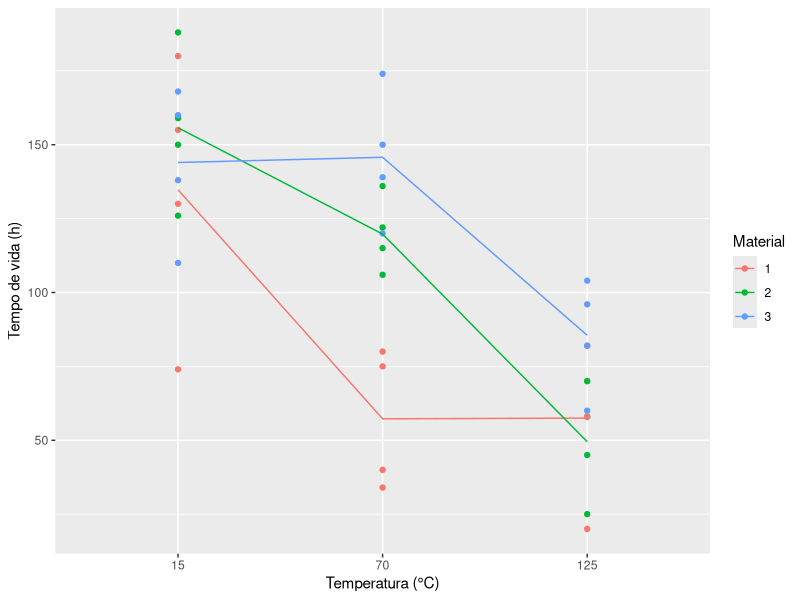
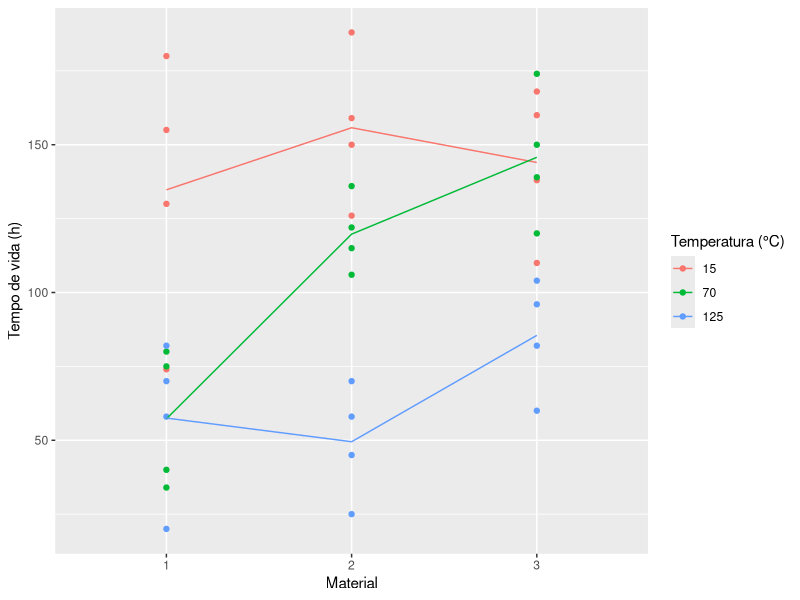
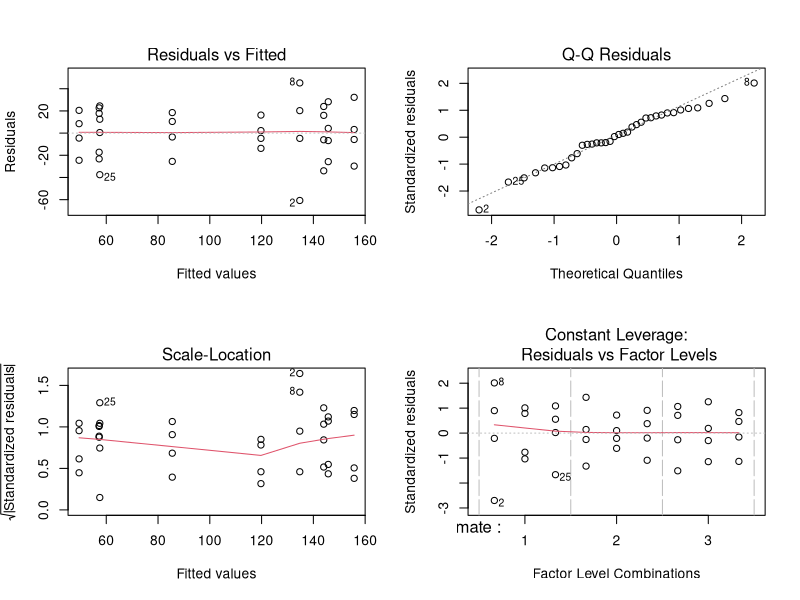
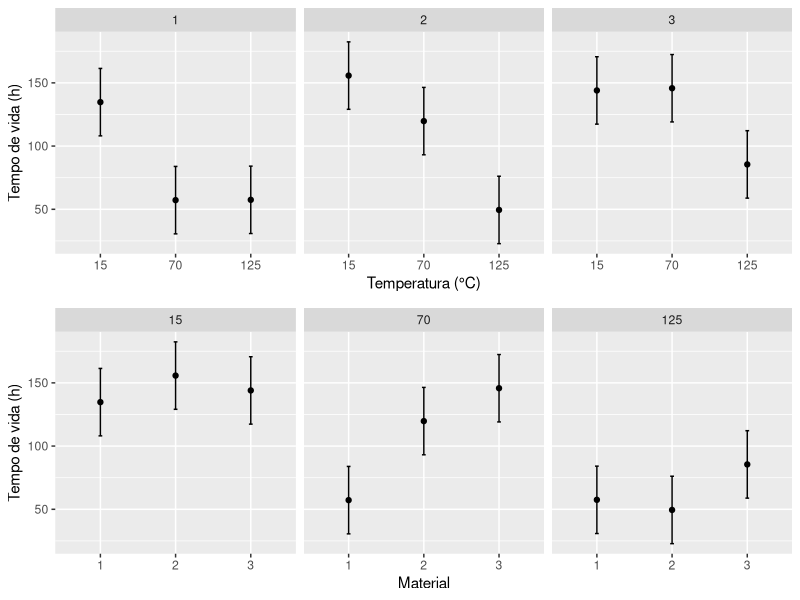

Reproduce these figures in R, in order. (Note: this script raises an error after producing the figures.)
## ---- chunk 1
# Carrega pacotes.
library(emmeans)
library(tidyverse)
## ---- chunk 2
# Tempo de duração da bateria. Tabela 5.1 em Montgomery (2008).
tv <- c(130, 74, 150, 159, 138, 168, 155, 180, 188, 126, 110, 160, 34,
        80, 136, 106, 174, 150, 40, 75, 122, 115, 120, 139, 20, 82, 25,
        58, 96, 82, 70, 58, 70, 45, 104, 60)
temp <- rep(c(15, 70, 125), each = 12)
mate <- rep(rep(c(1:3), each = 2), times = 6)

# Cria tabela com os dados.
tb <- data.frame(temp = factor(temp),
                 mate = factor(mate),
                 tv = tv)

# Remove vetores do espaço de memória.
rm(tv, temp, mate)

# Número de repetições dos pontos experimentais.
xtabs(~mate + temp, data = tb)

ggplot(data = tb,
       mapping = aes(x = temp, color = mate, y = tv)) +
    geom_point() +
    stat_summary(aes(group = mate), geom = "line", fun.y = "mean") +
    labs(x = "Temperatura (°C)",
         y = "Tempo de vida (h)",
         color = "Material")

ggplot(data = tb,
       mapping = aes(x = mate, color = temp, y = tv)) +
    geom_point() +
    stat_summary(aes(group = temp), geom = "line", fun.y = "mean") +
    labs(x = "Material",
         y = "Tempo de vida (h)",
         color = "Temperatura (°C)")
## ---- chunk 3
# Espeficicação do modelo para a função `lm()`.
m0 <- lm(tv ~ mate + temp + mate:temp, data = tb)
m0 <- lm(tv ~ mate * temp, data = tb) # Forma curta.

# Quadro de resumo do ajuste.
summary(m0)

# Análise gráfica dos pressupostos.
par(mfrow = c(2, 2)); plot(m0); layout(1)
## ---- chunk 4
# Matriz do modelo.
X <- model.matrix(~mate * temp, data = tb)

# Indica o tipo de contraste usado.
attr(X, "contrasts")

# Vetor de observações.
y <- cbind(tb$tv)

# Estimativas dos parâmetros.
# coef(m0)
betas <- solve(t(X) %*% X, t(X) %*% y)
betas

# Variância residual.
# deviance(m0)/df.residual(m0)
var_y <- crossprod(y - X %*% betas)/(nrow(X) - ncol(X))

# Matriz de covariância das estimativas.
# vcov(m0)
c(var_y) * solve(t(X) %*% X)
## ---- chunk 5
# Quadro de análise de variância.
anova(m0)
## ---- chunk 6
# Média dos totais ao quadrado.
squared_mean <- function(y) sum(y)^2/length(y)

# Resultados das somas de quadrados.
C <- aggregate(tv ~ 1, data = tb, squared_mean)$tv
SS_A <- sum(aggregate(tv ~ mate, data = tb, squared_mean)$tv) - C
SS_B <- sum(aggregate(tv ~ temp, data = tb, squared_mean)$tv) - C
SS_AiB <- sum(aggregate(tv ~ mate:temp, data = tb, squared_mean)$tv) - C
SS_AB <- SS_AiB - SS_A - SS_B
SS_Total <- sum(y^2) - C
SS_Erro <- SS_Total - SS_A - SS_B - SS_AB

# Somas de quadrados.
rbind(SS_A, SS_B, SS_AB, SS_Erro)
## ---- chunk 7
X <- model.matrix(~mate * temp,
                  data = tb,
                  contrasts.arg = list(mate = contr.sum,
                                       temp = contr.sum))

proj <- function(X) {
    X %*% solve(crossprod(X), t(X))
}

a <- attr(X, "assign")
a

I <- diag(length(y))
H0  <- proj(X[, a <= 0])
H01 <- proj(X[, a <= 1])
H02 <- proj(X[, a <= 2])
H03 <- proj(X[, a <= 3])

# Somas de quadrados sequênciais.
t(y) %*% (H0)        %*% y # C:       RSS(~1) - RSS(~0).
t(y) %*% (H01 - H0)  %*% y # SS_A:    RSS(~A) - RSS(~1).
t(y) %*% (H02 - H01) %*% y # SS_B:    RSS(~A + B) - RSS(~A).
t(y) %*% (H03 - H02) %*% y # SS_AB:   RSS(~A * B) - RSS(~A + B).
t(y) %*% (I   - H03) %*% y # SS_Erro.

anova(m0)

# Como os efeitos são ortogonais, sequêncial e um termo por vez dá
# igual.
H1 <- proj(X[, a %in% c(0, 1)])
H2 <- proj(X[, a %in% c(0, 2)])
H3 <- proj(X[, a %in% c(0, 3)])

# Somas de quadrados de um termo de cada vez.
# ATTENTION: Para funcionar tem que usar restrições lineares ortogonais,
# i.e. `contr.sum`, `contr.helmert` ou `contr.poly`.
t(y) %*% (H1 - H0) %*% y # SS_A:  RSS(~A) - RSS(~1).
t(y) %*% (H2 - H0) %*% y # SS_B:  RSS(~B) - RSS(~1).
t(y) %*% (H3 - H0) %*% y # SS_AB: RSS(~A:B) - RSS(~1).

# Mostra que as projeções são ortogonais.
all(round((H1 - H0) %*% (H2 - H0), digits = 4) == 0)

trace <- function(H) {
    sum(diag(H))
}

# Graus de liberdade.
trace(H0)
trace(H01 - H0)
trace(H02 - H01)
trace(H03 - H02)
trace(I   - H03)
## ---- chunk 8
# Médias marginais ajustadas = valores preditos para cada ponto
# experimental.
emm <- emmeans(m0, specs = ~temp | mate)
emm

attr(emm, "grid")
unname(attr(emm, "linfct"))

# Constrastes entre níveis de temperatura para cada nível de material.
contrast(emm, method = "pairwise")
## ---- chunk 9
# Estimativas das médias ajustadas.
Xu <- unique(model.matrix(m0))
Xu %*% coef(m0)

# Erro padrão das médias.
sqrt(diag(Xu %*% vcov(m0) %*% t(Xu)))

# O erro padrão é \sqrt{\hat{\sigma}^2/r}.
sqrt((deviance(m0)/df.residual(m0))/4)

grid <- unique(m0$model[, all.vars(m0$terms)[-1]])
cbind(grid, "." = "|", unname(Xu))

# Contraste `temp@15 - temp@70 | mate@1`.
K <- Xu[1,, drop = FALSE] - Xu[4,, drop = FALSE]

K %*% coef(m0)                      # Estimativa.
sqrt(diag(K %*% vcov(m0) %*% t(K))) # Erro padrão.
## ---- chunk 10
tbm <- as.data.frame(emm)
tbm

gg1 <-
ggplot(tbm, aes(x = temp, y = emmean)) +
    facet_wrap(facets = ~mate) +
    geom_point() +
    geom_errorbar(aes(ymin = lower.CL, ymax = upper.CL),
                  width = 0.05) +
    labs(x = "Temperatura (°C)",
         y = "Tempo de vida (h)")

gg2 <-
ggplot(tbm, aes(x = mate, y = emmean)) +
    facet_wrap(facets = ~temp) +
    geom_point() +
    geom_errorbar(aes(ymin = lower.CL, ymax = upper.CL),
                  width = 0.05) +
    labs(x = "Material",
         y = "Tempo de vida (h)")

gridExtra::grid.arrange(gg1, gg2, ncol = 1)
## ---- chunk 11
knitr::include_graphics("./img/bottling-line.png")
## ---- chunk 12
# Recria os dados.
da <- data.frame(carb = rep(rep(c(10, 12, 14), each = 2), times = 4),
                 pres = rep(c(25, 30), each = 12),
                 velo = rep(c(200, 250, 200, 250), each = 6))
da$dsv <- c(-3, -1, 0, 1, 5, 4,
            -1, 0, 2, 1, 7, 6,
            -1, 0, 2, 3, 7, 9,
            1, 1, 6, 5, 10, 11)
str(da)

# Repetições dos pontos experimentais.
ftable(xtabs(~pres + velo + carb, data = da))

ggplot(data = da,
       mapping = aes(x = carb, y = dsv)) +
    facet_grid(facets = pres ~ velo) +
    geom_point() +
    stat_summary(geom = "line", fun.y = "mean") +
    labs(x = "Carbonação (%)", y = "Desvio de enchimento")

ggplot(data = da,
       mapping = aes(x = pres, y = dsv, color = carb)) +
    facet_wrap(facets = ~ velo) +
    geom_point() +
    stat_summary(mapping = aes(group = carb),
                 geom = "line", fun.y = "mean") +
    labs(x = "Pressão", y = "Desvio de enchimento",
         color = "Carbonação (%)")
## ---- chunk 13
# Cria cópia dos fatores como qualitativos.
da <- transform(da,
                Carb = factor(carb),
                Pres = factor(pres),
                Velo = factor(velo))

# Modelo com interações até 3 grau.
m0 <- lm(dsv ~ Carb * Pres * Velo, data = da)

deviance(m0)
deviance(lm(dsv ~ (carb + I(carb^2)) * pres * velo, data = da))

# Diagnóstico sobre os pressupostos.
par(mfrow = c(2, 2))
plot(m0)
layout(1)

summary(m0)
## ---- chunk 14
# Quadro de análise de variância.
anova(m0)
## ---- chunk 15
# Média dos totais ao quadrado.
squared_mean <- function(y) sum(y)^2/length(y)

# Resultados das somas de quadrados.
C <- aggregate(dsv ~ 1, data = da, squared_mean)$dsv
SS_A <- sum(aggregate(dsv ~ Carb, data = da, squared_mean)$dsv) - C
SS_B <- sum(aggregate(dsv ~ Pres, data = da, squared_mean)$dsv) - C
SS_C <- sum(aggregate(dsv ~ Velo, data = da, squared_mean)$dsv) - C

SS_AiB <- sum(aggregate(dsv ~ Carb:Pres, data = da,
                        squared_mean)$dsv) - C
SS_AB <- SS_AiB - SS_A - SS_B

SS_AiC <- sum(aggregate(dsv ~ Carb:Velo, data = da,
                        squared_mean)$dsv) - C
SS_AC <- SS_AiC - SS_A - SS_C

SS_BiC <- sum(aggregate(dsv ~ Pres:Velo, data = da,
                        squared_mean)$dsv) - C
SS_BC <- SS_BiC - SS_B - SS_C

SS_AiBiC <- sum(aggregate(dsv ~ Carb:Pres:Velo, data = da,
                          squared_mean)$dsv) - C
SS_ABC <- SS_AiBiC - SS_A - SS_B - SS_C - SS_AB - SS_AC - SS_BC

SS_Total <- sum(da$dsv^2) - C
SS_Erro <- SS_Total - SS_AiBiC

# Somas de quadrados.
rbind(SS_A, SS_B, SS_AB,
      SS_AB, SS_AC, SS_BC,
      SS_ABC,
      SS_Erro)
## ---- chunk 16
# Médias marginais ajustas para o efeito principal de carbonação.
emm <- emmeans(m0, specs = ~Carb)
emm

MASS::fractions(attr(emm, "linfct"))
attr(emm, "linfct") %*% coef(m0)

contrast(emm, method = "pairwise")
## ---- chunk 17
# Médias marginais ajustas para o efeito principal de pressão.
emm <- emmeans(m0, specs = ~Pres)
emm

contrast(emm, method = "pairwise")
## ---- chunk 18
# Médias marginais ajustas para o efeito principal de velocidade.
emm <- emmeans(m0, specs = ~Velo)
emm

contrast(emm, method = "pairwise")
## ---- chunk 19
# Médias de todos os pontos experimentais considerando o modelo maximal.
emm <- emmeans(m0, specs = ~Carb + Pres + Velo) %>%
    as.data.frame()

emm %>%
    arrange(emmean)

ps <- position_dodge(0.2)
ggplot(emm, aes(x = Carb, y = emmean, color = Pres, group = Pres)) +
    facet_wrap(facets = ~Velo) +
    geom_point(position = ps) +
    geom_errorbar(aes(ymin = lower.CL, ymax = upper.CL),
                  position = ps,
                  width = 0.05) +
    labs(x = "Carbonação (%)",
         y = "Desvio de volume de enchimento",
         color = "Pressão (psi)")
## ---- chunk 20
# Abandona termos irrelavantes do modelo.
m1 <- update(m0, formula = . ~ Carb + Pres + Velo)

# Médias de todos os pontos experimentais considerando o modelo maximal.
emm <- emmeans(m1, specs = ~Carb + Pres + Velo) %>%
    as.data.frame()

emm %>%
    arrange(emmean)

ps <- position_dodge(0.2)
ggplot(emm, aes(x = Carb, y = emmean, color = Pres, group = Pres)) +
    facet_wrap(facets = ~Velo) +
    geom_point(position = ps) +
    geom_errorbar(aes(ymin = lower.CL, ymax = upper.CL),
                  position = ps,
                  width = 0.1) +
    labs(x = "Carbonação (%)",
         y = "Desvio de volume de enchimento",
         color = "Pressão (psi)") +
    geom_hline(yintercept = 0, lty = 3, col = "black") +
    geom_rect(data = filter(emm, abs(emmean) < 0.5),
              mapping = aes(xmin = as.integer(Carb) - 0.2,
                            xmax = as.integer(Carb) + 0.2,
                            ymin = emmean - 1.25,
                            ymax = emmean + 1.25),
              fill = NA,
              lty = 2,
              size = 0.3,
              position = ps,
              show.legend = FALSE)
